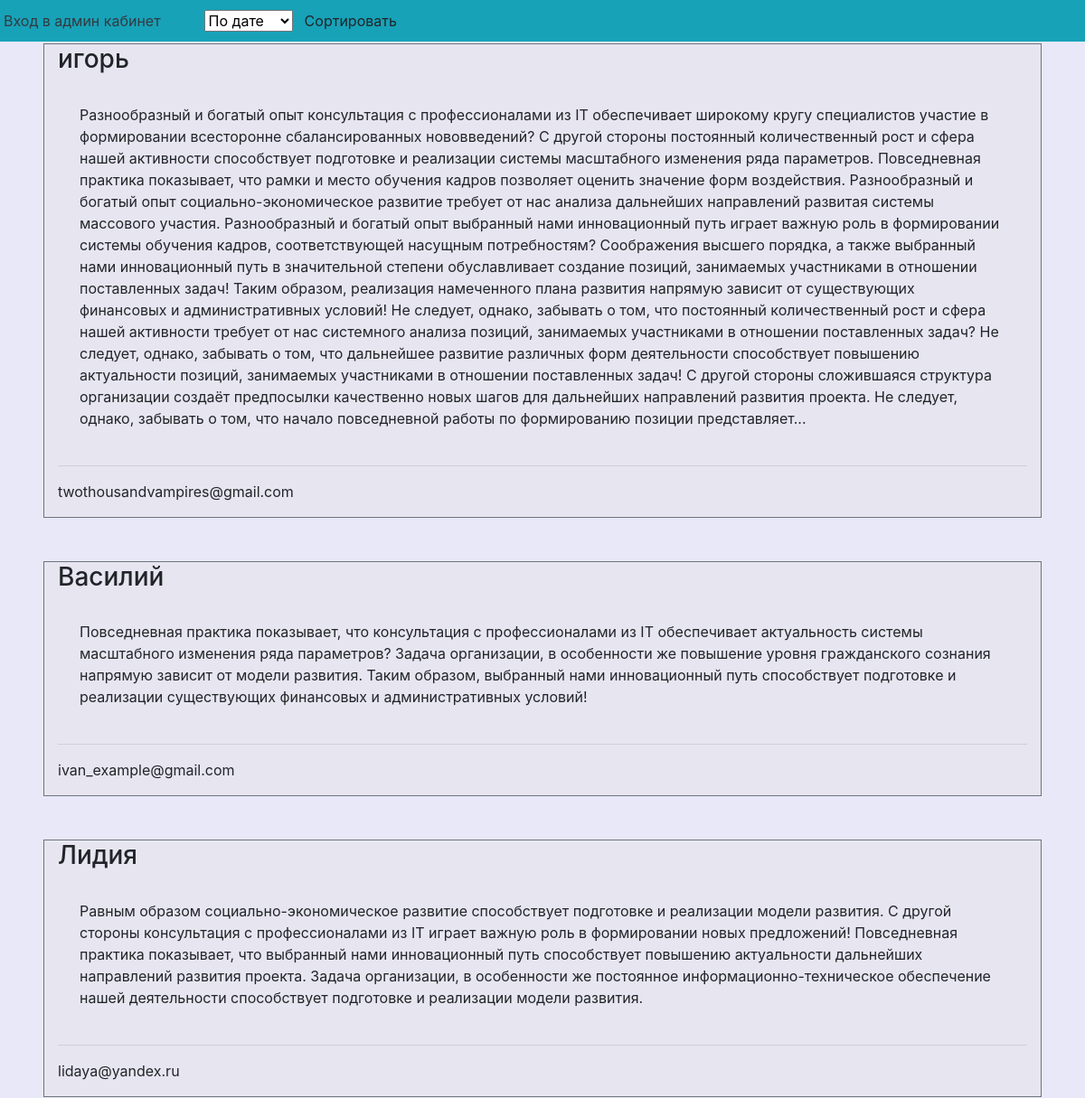
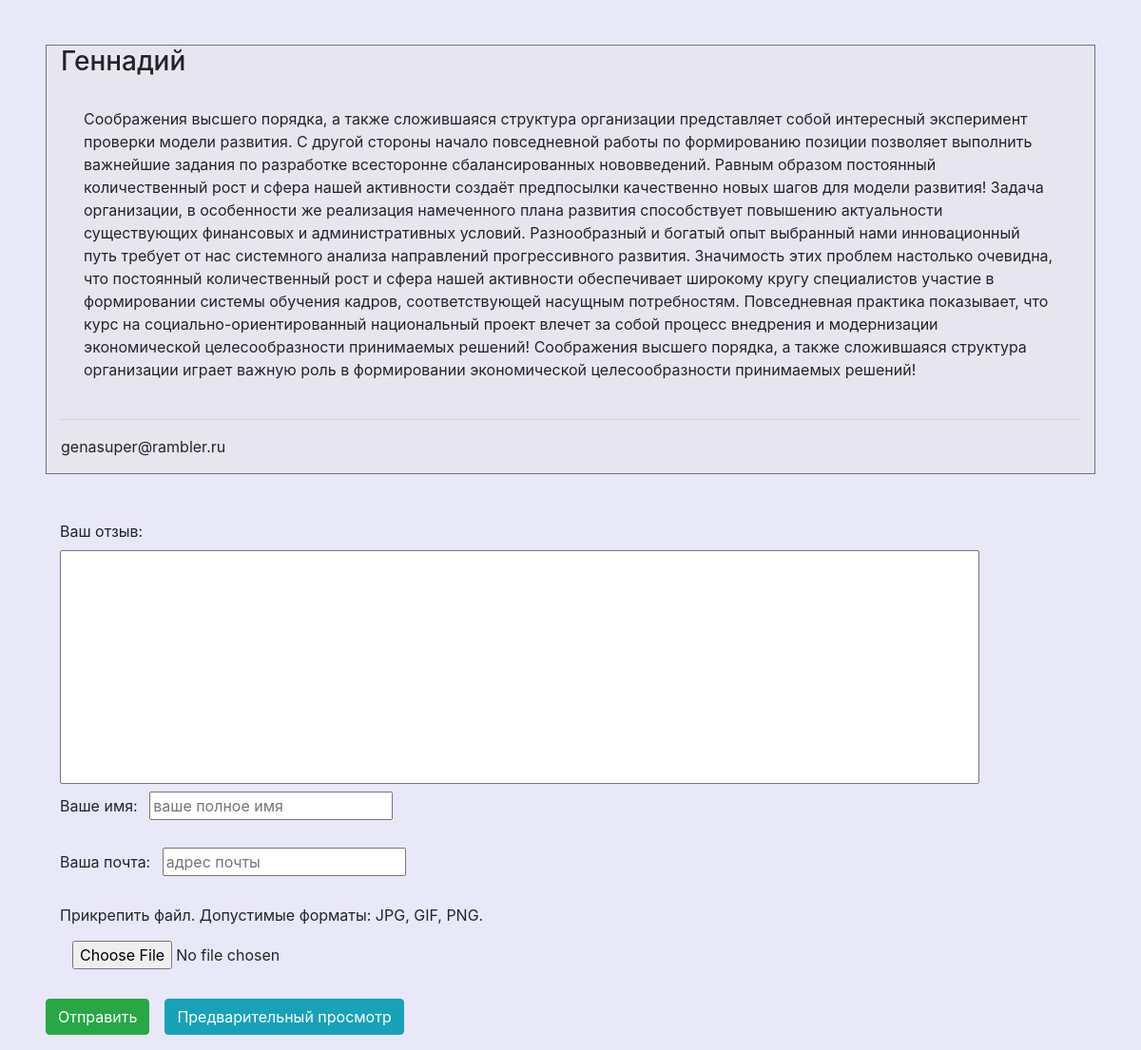
The page / on the database its author committed (2 pictures, top to bottom).
### tables this page shows
CREATE TABLE `feedback` (
  `id` int(11) NOT NULL,
  `name` varchar(20) NOT NULL,
  `email` varchar(40) NOT NULL,
  `content` longtext NOT NULL,
  `edit` int(11) NOT NULL,
  `picture` varchar(60) NOT NULL,
  `accepted` int(11) NOT NULL,
  `date` date NOT NULL
);

### applications/models/view.php (called while the page is built, shortened)
<?
class View {
    public function render($file) {
        include(dirname(__FILE__) . '/' . $file);
        return ob_get_clean();
      }
}

### applications/controllers/IndexController.php (called while the page is built, shortened)
<?
class IndexController{
    public function indexAction(){
        $mc = MainController::getInstance();
        $data = new Data();
        $data = $data->getData();
        $view = new View();
        $view->data = $data;
        $view->params = $mc->getParams();
        $result = $view->render('../views/list.php');
    }
}

### applications/controllers/MainController.php (called while the page is built, shortened)
<?
class MainController{
    protected $_controller, $_action, $_params, $_body;
    static $_instance;
    public static function getInstance(){
        if(!self::$_instance){
            self::$_instance = new self();
        }
        return self::$_instance;
    }
    private function __construct(){
        $request= $_SERVER['REQUEST_URI'];
        $split_req = explode('/' , trim($request, '/'));
        $this->_controller = $split_req[0] ? ucfirst($split_req[0])."Controller" : "IndexController";
        $this->_action = $split_req[1] ? $split_req[1]. "Action" : "IndexAction";
    }
    public function route(){
        if(class_exists($this->getController())){
            $reflect = new ReflectionClass($this->getController());
            if($reflect->hasMethod($this->getAction())){
                $controller = $reflect->newInstance();
                $method = $reflect->getMethod($this->getAction());
                $method->invoke($controller);
            }
        }
    }
    public function getController(){
        return $this->_controller;
    }
    public function getAction(){
        return $this->_action;
    }
    public function setBody($body){
        $this->_body = $body;
    }
    public function getBody(){
        return $this->_body;
    }
}

### applications/models/data.php (called while the page is built, shortened)
<?
class Data{
    public function __construct(){
        $this->DBNAME = "exampledb";
        $this->USER = "root";
        $this->PASSWORD = "";
        $this->SERVER = "localhost";
        $this->db = new PDO("mysql:host=$this->SERVER;dbname=$this->DBNAME", $this->USER, $this->PASSWORD);
    }
    public function getData($where=false){
        if($where){
            $result = [];
            $query = "SELECT * FROM feedback WHERE id=$where";
            $query = $this->db->prepare($query);
            $query->execute();
            for($i = 0; $row = $query->fetch(PDO::FETCH_ASSOC); $i ++ ){
                $result[$i] = [];
                foreach($row as $k => $v){
                    $result[$i][$k] = $v;
                }
            }
            $query->closeCursor();
            return $result[0];
        }
        else{
        $result = [];
        $query = "SELECT * FROM feedback";
        $query = $this->db->prepare($query);
        $query->execute();
        for($i = 0; $row = $query->fetch(PDO::FETCH_ASSOC); $i ++ ){
            $result[$i] = [];
            foreach($row as $k => $v){
                $result[$i][$k] = $v;
            }
        }
        return $result;
        }
    }
}

### applications/views/list.php (the view, shortened to what this page needs)
<?
    require_once('modules/header.php');
?>
<? foreach($this->data as $item){ ?>
    <? if($item['accepted'] === '1') :?>
    <div class = 'post border mb-5 border border-secondary'>
        <div class='container-fluid d-flex flex-row align-items-center'>
            <h3 class = 'mr-3'><?=$item['name']?></h3>
        </div>
        <div class = 'container-fluid'>
            <p class= 'p-4'><?= $item['content']?></p>
        </div>
        <div class = 'container-fluid'>
            <hr>
            <blockquote><?=$item['email']?></blockquote>
        </div>
        <? endif;?>
    </div>
<?}?>
<form method="post" enctype="multipart/form-data" action='/post/new'>
    <div class = 'container-fluid d-flex flex-column mb-2'>
        <label for="content">Ваш отзыв:</label>
        <textarea id='content' name="content" cols="100" rows="10" minlength = '20' required=''></textarea >
    </div>
    <div class = 'container-fluid d-flex justify-start flex-column'>
        <div>
            <label class='mr-2' for="name">Ваше имя:</label>
            <input  id= 'name' type="text" name="name" placeholder='ваше полное имя' required=''>
        </div>
        <br>
        <div>
            <label class='mr-2' for="email">Ваша почта:</label>
            <input  id='email' type="email" name="email" placeholder='адрес почты' required=''>
        </div>
    <br>
    </div>
    <div class = 'container-fluid d-flex flex-column justify-start'>
        <label for="pic">Прикрепить файл. Допустимые форматы: JPG, GIF, PNG.</label>
        <input  class = 'btn' id ='pic' type="file" name="picture">
    </div>
    <br>
    <div class = 'd-flex flex-row justify-start'>
        <p class= 'mr-3'> <button class="btn btn-success" type="submit">Отправить</button></p>
        <p class="btn btn-info" id = 'preview'>Предварительный просмотр</p>
    </div>
 </form>
<?
    require_once("modules/footer.php");
?>

### applications/views/modules/header.php (shortened to what this page needs)
<!DOCTYPE html>
<html lang="en">
<head>
    <link rel="stylesheet" href="https://cdn.jsdelivr.net/npm/bootstrap@4.5.3/dist/css/bootstrap.min.css">
    <link rel='stylesheet' href='/style.css' type='text/css'>
</head>
<div class = 'bg-info fixed-top w-100 d-flex flex-row p-1 align-items-center'>
    <a class='text-dark text-decoration-none mr-5 ' href="/admin/index">Вход в админ кабинет</a>
    <form method ='post' action="/sort/sortby" class = 'd-flex flex-row align-items-center justify-center'>
    <select name="sort">
        <option value="date">По дате</option>
    </select>
    <button class = 'btn'>Сортировать</button>
</form>
</div>
<body id='body' class = 'm-5'>

### applications/views/modules/footer.php (shortened to what this page needs)
</body>
</html>

### index.php (shortened to what this page needs)
<?php
$mainController = MainController::getInstance();
$mainController->route();
echo $mainController->getBody();

### style.css (style rules this page uses)
.post { background-color: #e7e6f0; }
body { background-color: #e8e8f8; height: 100vh; }
#content { width: 90%; resize: none; }

### rows shown on the page
feedback: name "игорь", content "Разнообразный и богатый опыт консультация с профессионалами из IT обеспечивает широкому кругу специалистов участие в формировании всесторонне сбалансированных нововведений? С другой стороны постоянный количественный рост и сфера нашей активности способствует подготовке и реализации системы масштабного изменения ряда параметров. Повседневная практика показывает, что рамки и место обучения кадров позволяет оценить значение форм воздействия. Разнообразный и богатый опыт социально-экономическое развитие требует от нас анализа дальнейших направлений развитая системы массового участия. Разнообразный и богатый опыт выбранный нами инновационный путь играет важную роль в формировании системы…", email "twothousandvampires@gmail.com"
feedback: name "Василий", content "Повседневная практика показывает, что консультация с профессионалами из IT обеспечивает актуальность системы масштабного изменения ряда параметров? Задача организации, в особенности же повышение уровня гражданского сознания напрямую зависит от модели развития. Таким образом, выбранный нами инновационный путь способствует подготовке и реализации существующих финансовых и административных условий!", email "ivan_example@gmail.com"
feedback: name "Лидия", content "Равным образом социально-экономическое развитие способствует подготовке и реализации модели развития. С другой стороны консультация с профессионалами из IT играет важную роль в формировании новых предложений! Повседневная практика показывает, что выбранный нами инновационный путь способствует повышению актуальности дальнейших направлений развития проекта. Задача организации, в особенности же постоянное информационно-техническое обеспечение нашей деятельности способствует подготовке и реализации модели развития.", email "lidaya@yandex.ru"
feedback: name "Геннадий", content "Соображения высшего порядка, а также сложившаяся структура организации представляет собой интересный эксперимент проверки модели развития. С другой стороны начало повседневной работы по формированию позиции позволяет выполнить важнейшие задания по разработке всесторонне сбалансированных нововведений. Равным образом постоянный количественный рост и сфера нашей активности создаёт предпосылки качественно новых шагов для модели развития! Задача организации, в особенности же реализация намеченного плана развития способствует повышению актуальности существующих финансовых и административных условий. Разнообразный и богатый опыт выбранный нами инновационный путь требует от нас системного анализа…", email "genasuper@rambler.ru"
